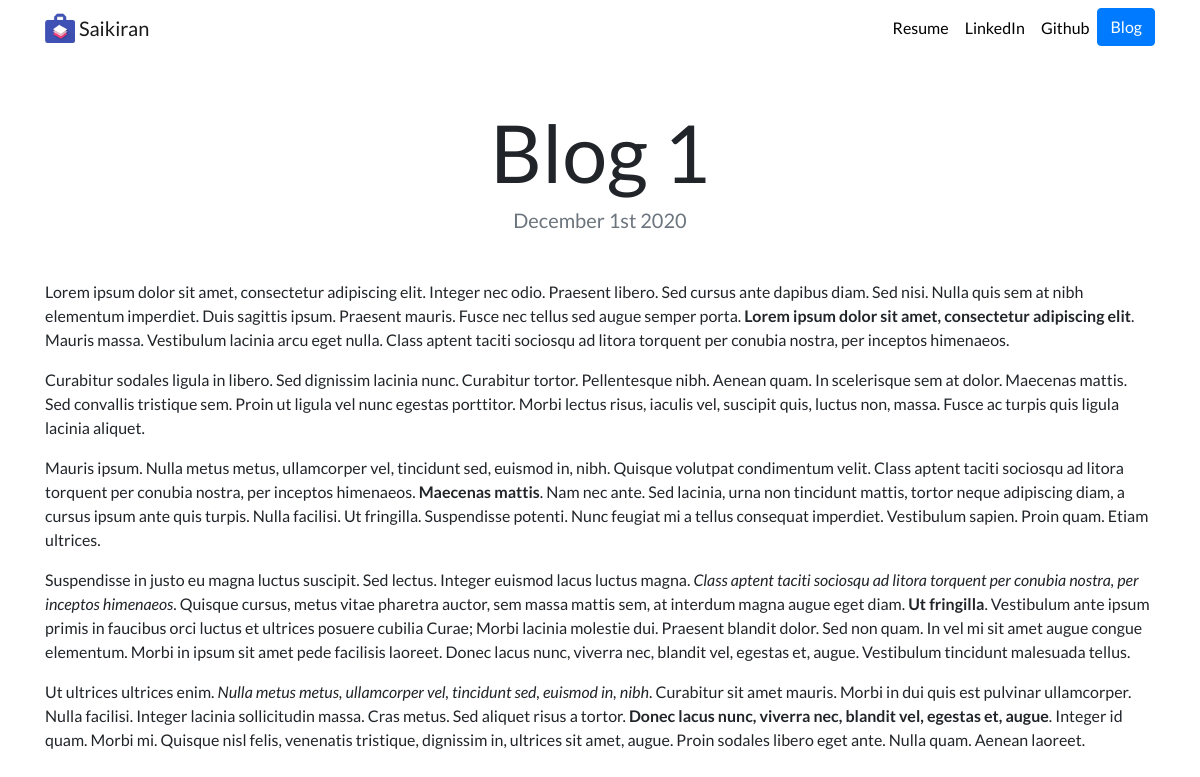
The app's page /blog/2/ with its own data.
### blog/models.py (models this page shows)
class Blog(models.Model):
    title = models.CharField(max_length=100)
    date = models.DateField()
    description = models.TextField()

### blog/views.py (the view)
# urls.py: path('<int:blog_id>/',views.detail,name='detail'),
def detail(request,blog_id):
    blog = get_object_or_404(Blog,pk=blog_id)
    return render(request,'blog/detail.html',{'blog':blog})

### blog/templates/blog/detail.html
{% extends "portfolio/base.html" %}
{% load static %}
{% block content %}
<h1 class="text-center mt-5" id="blogdetailtitle">{{ blog.title }}</h1>
<h5 class="text-center text-muted mb-5">{{ blog.date|date:'F jS Y' }}</h5>
{{ blog.description|safe }}
{% endblock %}

### portfolio/static/portfolio/custom.css (style rules this page uses)
body { font-family: 'Lato', sans-serif; }
@media (min-width: 992px) { #blogdetailtitle { font-size: 5rem; } }

### records on screen
Blog: title "Blog 1", date "December 1st 2020", description "Lorem ipsum dolor sit amet, consectetur adipiscing elit. Integer nec odio. Praesent libero. Sed cursus ante dapibus diam. Sed nisi. Nulla quis sem at nibh elementum imperdiet. Duis sagittis ipsum. Praesent mauris. Fusce nec tellus sed augue semper porta. Lorem ipsum dolor sit amet, consectetur adipiscing elit . Mauris massa. Vestibulum lacinia arcu eget nulla. Class aptent taciti sociosqu ad litora torquent per conubia nostra, per inceptos himenaeos. Curabitur sodales ligula in libero. Sed dignissim lacinia nunc. Curabitur tortor. Pellentesque nibh. Aenean quam. In scelerisque sem at dolor. Maecenas mattis. Sed convallis tristique sem. Proin ut ligula vel nunc egestas porttitor. Morbi…"
